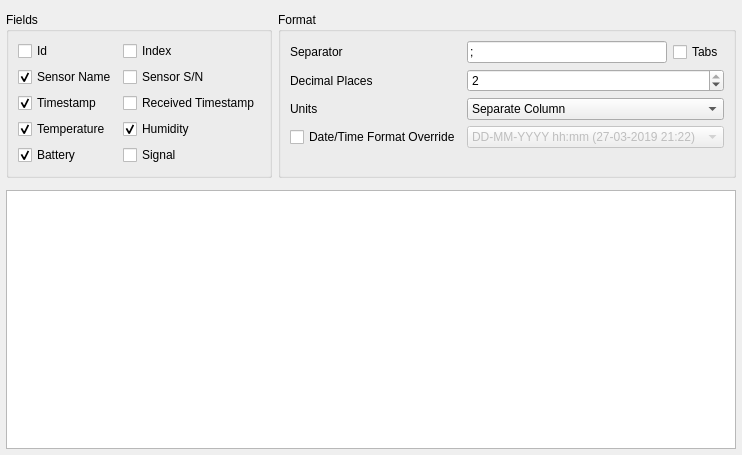
<?xml version="1.0" encoding="UTF-8"?>
<ui version="4.0">
 <class>CsvSettingsWidget</class>
 <widget class="QWidget" name="CsvSettingsWidget">
  <property name="geometry">
   <rect>
    <x>0</x>
    <y>0</y>
    <width>598</width>
    <height>455</height>
   </rect>
  </property>
  <property name="windowTitle">
   <string>Form</string>
  </property>
  <layout class="QVBoxLayout" name="verticalLayout" stretch="0,1">
   <property name="leftMargin">
    <number>6</number>
   </property>
   <property name="topMargin">
    <number>6</number>
   </property>
   <property name="rightMargin">
    <number>6</number>
   </property>
   <property name="bottomMargin">
    <number>6</number>
   </property>
   <item>
    <widget class="QWidget" name="widget_12" native="true">
     <layout class="QHBoxLayout" name="horizontalLayout_2">
      <property name="leftMargin">
       <number>0</number>
      </property>
      <property name="topMargin">
       <number>6</number>
      </property>
      <property name="rightMargin">
       <number>0</number>
      </property>
      <property name="bottomMargin">
       <number>6</number>
      </property>
      <item>
       <widget class="QGroupBox" name="groupBox_3">
        <property name="title">
         <string>Fields</string>
        </property>
        <layout class="QGridLayout" name="gridLayout_6">
         <item row="4" column="0">
          <widget class="QCheckBox" name="csvExportBattery">
           <property name="text">
            <string>Battery</string>
           </property>
           <property name="icon">
            <iconset resource="../res/res.qrc">
             <normaloff>:/icons/ui/battery-80.png</normaloff>:/icons/ui/battery-80.png</iconset>
           </property>
           <property name="checked">
            <bool>true</bool>
           </property>
          </widget>
         </item>
         <item row="1" column="0">
          <widget class="QCheckBox" name="csvExportSensorName">
           <property name="text">
            <string>Sensor Name</string>
           </property>
           <property name="icon">
            <iconset resource="../res/res.qrc">
             <normaloff>:/icons/ui/sensor.png</normaloff>:/icons/ui/sensor.png</iconset>
           </property>
           <property name="checked">
            <bool>true</bool>
           </property>
          </widget>
         </item>
         <item row="0" column="0">
          <widget class="QCheckBox" name="csvExportId">
           <property name="text">
            <string>Id</string>
           </property>
           <property name="icon">
            <iconset resource="../res/res.qrc">
             <normaloff>:/icons/ui/arrow-right.png</normaloff>:/icons/ui/arrow-right.png</iconset>
           </property>
           <property name="checked">
            <bool>false</bool>
           </property>
          </widget>
         </item>
         <item row="3" column="1">
          <widget class="QCheckBox" name="csvExportHumidity">
           <property name="text">
            <string>Humidity</string>
           </property>
           <property name="icon">
            <iconset resource="../res/res.qrc">
             <normaloff>:/icons/ui/humidity.png</normaloff>:/icons/ui/humidity.png</iconset>
           </property>
           <property name="checked">
            <bool>true</bool>
           </property>
          </widget>
         </item>
         <item row="1" column="1">
          <widget class="QCheckBox" name="csvExportSensorSN">
           <property name="text">
            <string>Sensor S/N</string>
           </property>
           <property name="icon">
            <iconset resource="../res/res.qrc">
             <normaloff>:/icons/ui/sensor.png</normaloff>:/icons/ui/sensor.png</iconset>
           </property>
          </widget>
         </item>
         <item row="0" column="1">
          <widget class="QCheckBox" name="csvExportIndex">
           <property name="text">
            <string>Index</string>
           </property>
           <property name="icon">
            <iconset resource="../res/res.qrc">
             <normaloff>:/icons/ui/arrow-right.png</normaloff>:/icons/ui/arrow-right.png</iconset>
           </property>
           <property name="checked">
            <bool>false</bool>
           </property>
          </widget>
         </item>
         <item row="3" column="0">
          <widget class="QCheckBox" name="csvExportTemperature">
           <property name="text">
            <string>Temperature</string>
           </property>
           <property name="icon">
            <iconset resource="../res/res.qrc">
             <normaloff>:/icons/ui/temperature.png</normaloff>:/icons/ui/temperature.png</iconset>
           </property>
           <property name="checked">
            <bool>true</bool>
           </property>
          </widget>
         </item>
         <item row="4" column="1">
          <widget class="QCheckBox" name="csvExportSignal">
           <property name="text">
            <string>Signal</string>
           </property>
           <property name="icon">
            <iconset resource="../res/res.qrc">
             <normaloff>:/icons/ui/signal-80.png</normaloff>:/icons/ui/signal-80.png</iconset>
           </property>
          </widget>
         </item>
         <item row="5" column="0" colspan="2">
          <spacer name="verticalSpacer_7">
           <property name="orientation">
            <enum>Qt::Vertical</enum>
           </property>
           <property name="sizeHint" stdset="0">
            <size>
             <width>1</width>
             <height>1</height>
            </size>
           </property>
          </spacer>
         </item>
         <item row="2" column="0">
          <widget class="QCheckBox" name="csvExportTimePoint">
           <property name="text">
            <string>Timestamp</string>
           </property>
           <property name="icon">
            <iconset resource="../res/res.qrc">
             <normaloff>:/icons/ui/today.png</normaloff>:/icons/ui/today.png</iconset>
           </property>
           <property name="checked">
            <bool>true</bool>
           </property>
          </widget>
         </item>
         <item row="2" column="1">
          <widget class="QCheckBox" name="csvExportReceivedTimePoint">
           <property name="text">
            <string>Received Timestamp</string>
           </property>
           <property name="icon">
            <iconset resource="../res/res.qrc">
             <normaloff>:/icons/ui/today.png</normaloff>:/icons/ui/today.png</iconset>
           </property>
          </widget>
         </item>
        </layout>
       </widget>
      </item>
      <item>
       <widget class="QGroupBox" name="groupBox_4">
        <property name="title">
         <string>Format</string>
        </property>
        <layout class="QGridLayout" name="gridLayout_7">
         <item row="0" column="1">
          <widget class="QLineEdit" name="csvSeparator">
           <property name="text">
            <string>;</string>
           </property>
           <property name="maxLength">
            <number>2</number>
           </property>
          </widget>
         </item>
         <item row="1" column="1" colspan="2">
          <widget class="QSpinBox" name="csvDecimalPlaces">
           <property name="maximum">
            <number>2</number>
           </property>
           <property name="value">
            <number>2</number>
           </property>
          </widget>
         </item>
         <item row="2" column="1" colspan="2">
          <widget class="QComboBox" name="csvUnitFormat">
           <property name="currentIndex">
            <number>2</number>
           </property>
           <item>
            <property name="text">
             <string>None</string>
            </property>
           </item>
           <item>
            <property name="text">
             <string>Embedded</string>
            </property>
           </item>
           <item>
            <property name="text">
             <string>Separate Column</string>
            </property>
           </item>
          </widget>
         </item>
         <item row="0" column="2">
          <widget class="QCheckBox" name="csvTabSeparator">
           <property name="text">
            <string>Tabs</string>
           </property>
          </widget>
         </item>
         <item row="2" column="0">
          <widget class="QLabel" name="label_32">
           <property name="text">
            <string>Units</string>
           </property>
          </widget>
         </item>
         <item row="0" column="0">
          <widget class="QLabel" name="label_35">
           <property name="text">
            <string>Separator</string>
           </property>
          </widget>
         </item>
         <item row="3" column="1" colspan="2">
          <widget class="QComboBox" name="csvDateTimeFormat">
           <property name="enabled">
            <bool>false</bool>
           </property>
           <item>
            <property name="text">
             <string>DD-MM-YYYY hh:mm (27-03-2019 21:22)</string>
            </property>
           </item>
           <item>
            <property name="text">
             <string>YYYY/MM/DD hh:mm (2019/03/27 21:22)</string>
            </property>
           </item>
           <item>
            <property name="text">
             <string>YYYY-MM-DD hh:mm (2019-03-27 21:22)</string>
            </property>
           </item>
           <item>
            <property name="text">
             <string>MM/DD/YYYY hh:mm (03/27/2019 21:22)</string>
            </property>
           </item>
          </widget>
         </item>
         <item row="3" column="0">
          <widget class="QCheckBox" name="csvDateTimeFormatOverride">
           <property name="text">
            <string>Date/Time Format Override</string>
           </property>
          </widget>
         </item>
         <item row="1" column="0">
          <widget class="QLabel" name="label_34">
           <property name="text">
            <string>Decimal Places</string>
           </property>
          </widget>
         </item>
         <item row="4" column="0" colspan="3">
          <spacer name="verticalSpacer_8">
           <property name="orientation">
            <enum>Qt::Vertical</enum>
           </property>
           <property name="sizeType">
            <enum>QSizePolicy::MinimumExpanding</enum>
           </property>
           <property name="sizeHint" stdset="0">
            <size>
             <width>1</width>
             <height>1</height>
            </size>
           </property>
          </spacer>
         </item>
        </layout>
       </widget>
      </item>
     </layout>
    </widget>
   </item>
   <item>
    <widget class="QTextEdit" name="csvPreview">
     <property name="sizePolicy">
      <sizepolicy hsizetype="Expanding" vsizetype="MinimumExpanding">
       <horstretch>0</horstretch>
       <verstretch>0</verstretch>
      </sizepolicy>
     </property>
     <property name="font">
      <font>
       <family>Courier New</family>
      </font>
     </property>
     <property name="undoRedoEnabled">
      <bool>false</bool>
     </property>
     <property name="readOnly">
      <bool>true</bool>
     </property>
     <property name="acceptRichText">
      <bool>false</bool>
     </property>
    </widget>
   </item>
  </layout>
 </widget>
 <tabstops>
  <tabstop>csvExportId</tabstop>
  <tabstop>csvExportIndex</tabstop>
  <tabstop>csvExportSensorName</tabstop>
  <tabstop>csvExportSensorSN</tabstop>
  <tabstop>csvExportTimePoint</tabstop>
  <tabstop>csvExportReceivedTimePoint</tabstop>
  <tabstop>csvExportTemperature</tabstop>
  <tabstop>csvExportHumidity</tabstop>
  <tabstop>csvExportBattery</tabstop>
  <tabstop>csvExportSignal</tabstop>
  <tabstop>csvSeparator</tabstop>
  <tabstop>csvTabSeparator</tabstop>
  <tabstop>csvDecimalPlaces</tabstop>
  <tabstop>csvUnitFormat</tabstop>
  <tabstop>csvDateTimeFormatOverride</tabstop>
  <tabstop>csvDateTimeFormat</tabstop>
 </tabstops>
 <resources>
  <include location="../res/res.qrc"/>
 </resources>
 <connections>
  <connection>
   <sender>csvDateTimeFormatOverride</sender>
   <signal>toggled(bool)</signal>
   <receiver>csvDateTimeFormat</receiver>
   <slot>setEnabled(bool)</slot>
   <hints>
    <hint type="sourcelabel">
     <x>303</x>
     <y>128</y>
    </hint>
    <hint type="destinationlabel">
     <x>361</x>
     <y>128</y>
    </hint>
   </hints>
  </connection>
  <connection>
   <sender>csvTabSeparator</sender>
   <signal>toggled(bool)</signal>
   <receiver>csvSeparator</receiver>
   <slot>setDisabled(bool)</slot>
   <hints>
    <hint type="sourcelabel">
     <x>497</x>
     <y>57</y>
    </hint>
    <hint type="destinationlabel">
     <x>465</x>
     <y>57</y>
    </hint>
   </hints>
  </connection>
 </connections>
</ui>
